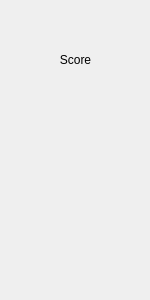
<?xml version="1.0" encoding="UTF-8"?>
<ui version="4.0">
 <class>ScoreBoard</class>
 <widget class="QWidget" name="ScoreBoard">
  <property name="geometry">
   <rect>
    <x>0</x>
    <y>0</y>
    <width>150</width>
    <height>300</height>
   </rect>
  </property>
  <property name="windowTitle">
   <string>Form</string>
  </property>
  <widget class="QWidget" name="verticalLayoutWidget">
   <property name="geometry">
    <rect>
     <x>0</x>
     <y>20</y>
     <width>151</width>
     <height>80</height>
    </rect>
   </property>
   <layout class="QVBoxLayout" name="verticalLayout">
    <item>
     <widget class="QLabel" name="label">
      <property name="text">
       <string>Score</string>
      </property>
      <property name="alignment">
       <set>Qt::AlignCenter</set>
      </property>
     </widget>
    </item>
   </layout>
  </widget>
 </widget>
 <resources/>
 <connections/>
</ui>
